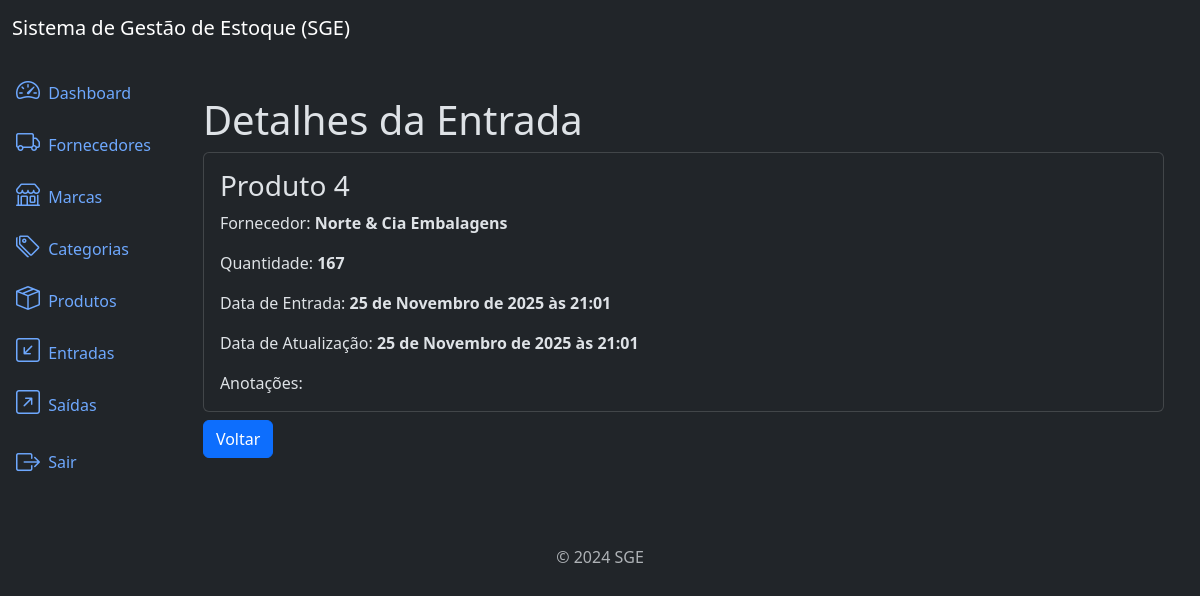
Page /inflows/11/detail/ (signed in) on the committed database.
### inflows/models.py (models this page shows, shortened)
class Inflow(models.Model):
    supplier = models.ForeignKey(Supllier, on_delete=models.PROTECT,
                related_name='inflows')
    product = models.ForeignKey(Product, on_delete=models.PROTECT,
                related_name='inflows')
    quantity = models.IntegerField()
    description = models.TextField(max_length=10_000, null=True, blank=True)
    created_at = models.DateTimeField(auto_now_add=True)
    updated_at = models.DateTimeField(auto_now=True)
    class Meta:
        ordering = ['-created_at']

### products/models.py (models this page shows)
class Product(models.Model):
    title = models.CharField(max_length=400)
    category = models.ForeignKey(Category, on_delete=models.PROTECT,
                related_name='products')
    brand = models.ForeignKey(Brand, on_delete=models.PROTECT,
            related_name='products')
    description = models.TextField(max_length=10000, blank=True, null=True)
    serie_number = models.CharField(max_length=200, null=True, blank=True)
    cost_price = models.DecimalField(max_digits=20, decimal_places=2)
    selling_price = models.DecimalField(max_digits=20, decimal_places=2)
    quantity = models.IntegerField(default=0)
    created_at = models.DateTimeField(auto_now_add=True)
    updated_at = models.DateTimeField(auto_now=True)
    class Meta:
        ordering = ['title']
    def __str__(self):
        return self.title

### supplier/models.py (models this page shows)
class Supllier(models.Model):
    name = models.CharField(max_length=300)
    description = models.TextField(null=True, blank=True)
    created_at = models.DateTimeField(auto_now_add=True)
    updated_at = models.DateTimeField(auto_now=True)
    class Meta:
        ordering = ['name']
    def __str__(self):
        return self.name

### inflows/views.py (the view)
# urls.py: path('inflows/<int:pk>/detail/', views.InflowDetail.as_view(), \
class InflowDetail(LoginRequiredMixin, PermissionRequiredMixin, DetailView):
    model = models.Inflow
    template_name = 'inflow_details.html'
    context_object_name = 'brand'
    permission_required = 'inflows.view_inflow'

### inflows/templates/inflow_details.html
{% extends "base.html" %}
{% block content %}
<div class='container mt-4'>
    <h3 class='display-6'>Detalhes da Entrada</h3>
    <div class='card'>
        <div class='card-body'>
            <h3 class='card-title'>{{ object.product}}</h3>
            <p class='card-text'>
                Fornecedor: <strong>{{ object.supplier}}</strong>
            </p>
            <p class='card-text'>
                Quantidade: <strong>{{ object.quantity}}</strong>
            </p>
            <p class='card-text'>
                Data de Entrada: <strong>{{ object.created_at}}</strong>
            </p>
            <p class='card-text'>
                Data de Atualização: <strong>{{ object.updated_at}}</strong>
            </p>
            <p class='card-text'>
                Anotações: <strong>{{ object.description}}</strong>
            </p>
        </div>
    </div>
    <a href="{% url "inflow_list" %}" class='btn btn-primary mt-2'>
    Voltar
    </a>
</div>
{% endblock content %}

### rows in the picture
Inflow: product "Produto 4", supplier "Norte & Cia Embalagens", quantity "167", created_at "25 de Novembro de 2025 às 21:01", updated_at "25 de Novembro de 2025 às 21:01"
